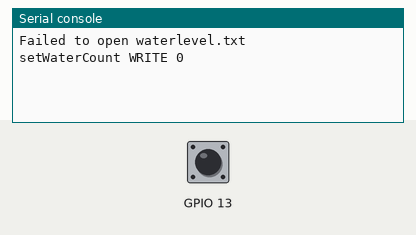
Simulated run of this program. Board: ESP32 board running MicroPython. On the bench: the last lines printed to the serial console. The inputs (shaded band) are chosen by the test bench; at power-on: GPIO 13 HIGH. Files the program writes start out absent; files that are not in the repository are absent.

Above: at 1.2 s.
1.3 s: GPIO 13 pulled LOW for 0.15 s
At 2.5 s:
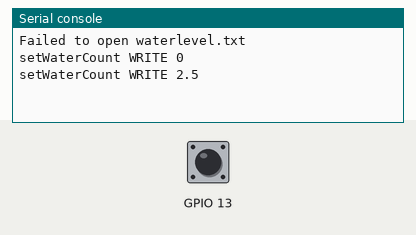
2.9 s: GPIO 13 pulled LOW for 1 s
At 5.2 s:
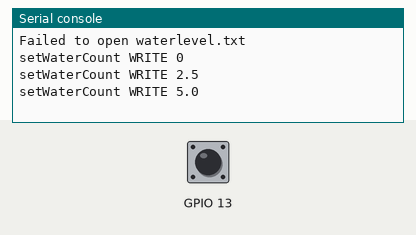
5.4 s: GPIO 13 pulled LOW for 0.15 s
At 6.9 s:
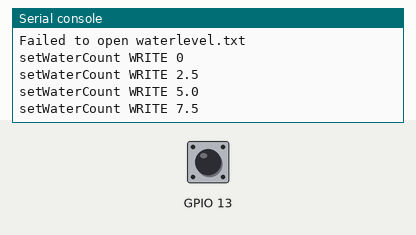
Timing chart, 0 to 8.4 s (numbered marks = the images above; inputs shaded):
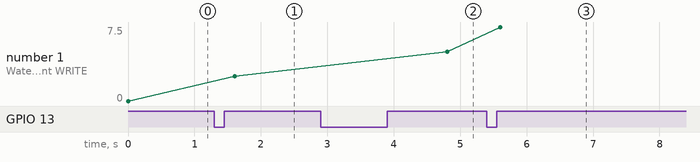

Measured:
- after the input at 1.3 s, the serial console: prints a new line after 0.30 s (image 1)
- after the input at 2.9 s, the serial console: prints a new line after 1.9 s (image 2)
- after the input at 5.4 s, the serial console: prints a new line after 0.21 s (image 3)
- plotted number 1: 0 → 2.5 after the input at 1.3 s, 2.5 → 5 after the input at 2.9 s, 5 → 7.5 after the input at 5.4 s

The program:

class_watermeter.py
```python
from machine import Pin
"""
class_watermeter.py — Reed-contact pulse counter for a magnetic water meter.

Reads a reed contact (normally open, closes when the meter's magnet wheel passes)
and counts pulses with a software Schmitt trigger to debounce.  The counter is
persisted to ``waterlevel.txt`` on the flash filesystem so values survive resets.

Each complete on→off→on transition counts as two increments of 2.5 L = 5 L/pulse,
matching one full wheel rotation on standard German household meters.

Usage::

    from class_watermeter import Watermeter
    wm = Watermeter(pin=13)
    # call every 200 ms to avoid missing pulses:
    count = wm.getWaterCount()  # litres (float)

Hardware:
    - Reed contact / dry relay between GPIO 13 (default) and GND
    - Internal pull-up enabled (``Pin.PULL_UP``)
"""
import time
import sys

debuglevel = 0


def debug(msg, level):
    global debuglevel
    if level <= debuglevel:
        print(msg)

class Watermeter:
    """Class to read a german Watermeter with a magnetic wheel
    every wheel-spin is a magnetic impulse
    this needs to be done very quick to not miss a impulse
    recommendation is 200ms
    Usage:
    # Setup
    watermeter = Watermeter()
    # in a loop or timer every 200ms
    waterlevel = watermeter.getWaterCounter()
    """
    global gwaterCounter

    def __init__(self, pin=13):
        global gwaterCounter
        self.pin = pin
        self.reedcontact = Pin(self.pin, Pin.IN, Pin.PULL_UP)
        self.waterLevelFn = "waterlevel.txt"
        self.debounceCounter = 0
        self.oldwatercount = 0
        gwaterCounter = self.readWaterFile()

    def readWaterFile(self):
        """
        Load the persisted counter value from ``waterlevel.txt``.

        Returns:
            float: Counter value in litres, or 0.0 if the file does not exist.
        """
        global gwaterCounter
        try:
            with open(self.waterLevelFn, "r") as f:
                gwaterCounter = float(f.readline().rstrip())
                f.close()
        except Exception as e:
            print(f"Failed to open {self.waterLevelFn}")
            gwaterCounter = 0
            self.setWaterCount(0)
        return gwaterCounter

    def setWaterCount(self, waterCounter):
        """
        Overwrite the counter with an arbitrary value and persist to flash.

        Args:
            waterCounter (float): New counter value in litres.
        """
        global gwaterCounter
        debug(f"setWaterCount {waterCounter}", 2)
        gwaterCounter = waterCounter
        with open(self.waterLevelFn, "w") as f:
            f.write("{0:0.1f}".format(gwaterCounter))
            print(f"setWaterCount WRITE {gwaterCounter}")
            f.close()

        # return water

    def increaseWaterCounter(self):
        global gwaterCounter
        debug(f"increaseWaterCounter {gwaterCounter}", 2)
        gwaterCounter += 2.5
        self.setWaterCount(gwaterCounter)
        return gwaterCounter

    def getWaterCount(self):
        """
        Poll the reed contact, apply Schmitt-trigger debounce, and return current count.

        Must be called at least every 200 ms (typically via a hardware timer) to
        avoid missing short pulses.

        Returns:
            float: Accumulated water volume in litres.
        """
        global gwaterCounter
        debug("getWaterCounter: " + str(gwaterCounter), 2)
        # do a schmitt trigger to avoid bounce readings
        self.oldwatercount = gwaterCounter
        if self.reedcontact.value() == 0 and self.debounceCounter < 10:
            self.debounceCounter += 1
            if self.debounceCounter == 10:
                gwaterCounter = self.increaseWaterCounter()
        elif self.reedcontact.value() == 1 and self.debounceCounter > 0:
            self.debounceCounter -= 1
            if self.debounceCounter == 0:
                gwaterCounter = self.increaseWaterCounter()
        # if (self.oldwatercount != gwaterCounter):
        #   notify on change
        return gwaterCounter

    def getoldWaterCount(self):
        return self.oldwatercount

def main():
    watermeter = Watermeter()
    while True:
        waterlevel = watermeter.getWaterCount()
        time.sleep_ms(200)


if __name__ == "__main__":
    sys.exit(main())
```
